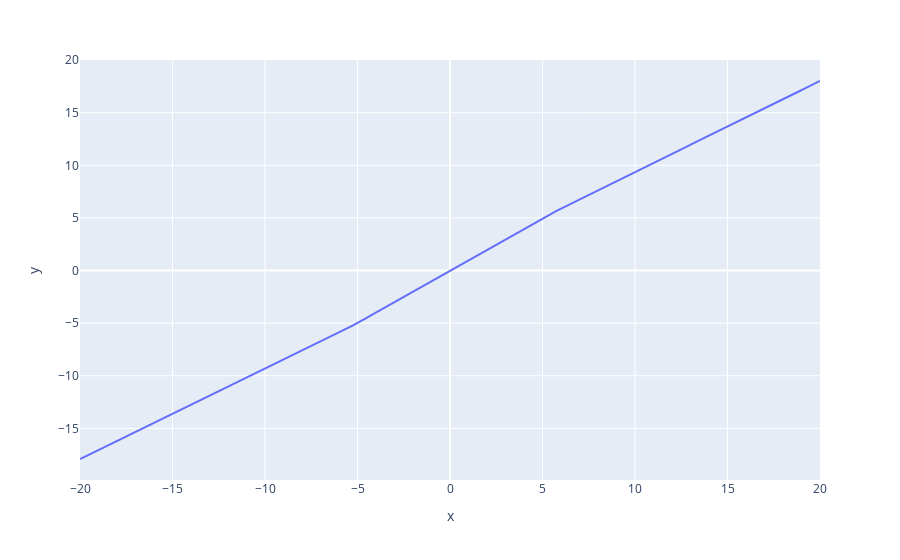
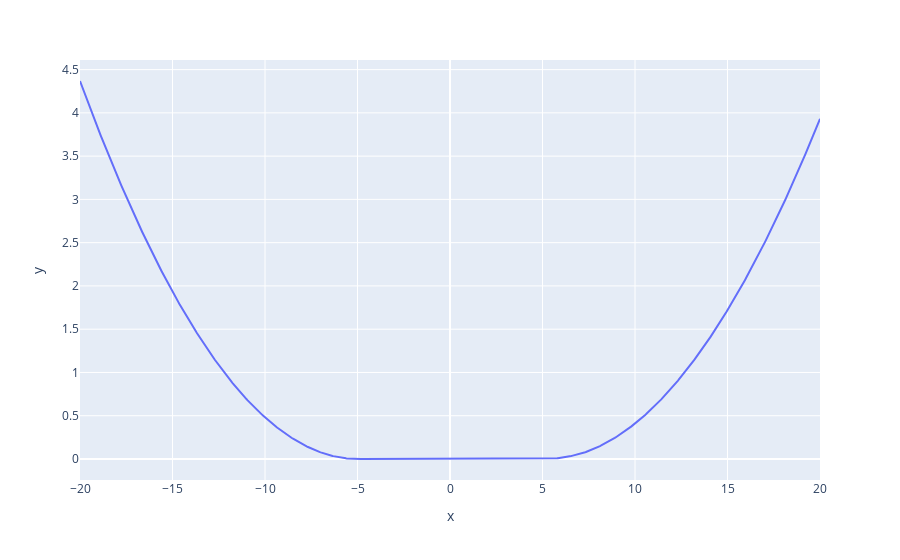

Notebook code cell kept with these figures, in order:
### Code cell
fig = px.line(x=x, y=y)
fig.show()

fig = px.line(x=x, y=differ)
fig.show()

### Figure 1 — Plotly figure (JSON) as saved in the notebook; plotly's stock layout.template omitted (floating-point values rounded to 4 significant figures; data arrays with more than 128 entries replaced by an {"elided": "..."} marker saying what was removed)
{"data": [{"hovertemplate": "x=%{x}<br>y=%{y}<extra></extra>", "legendgroup": "", "line": {"color": "#636efa", "dash": "solid"}, "marker": {"symbol": "circle"}, "mode": "lines", "name": "", "orientation": "v", "showlegend": false, "x": {"elided": "1000 float values"}, "xaxis": "x", "y": {"elided": "1000 float values"}, "yaxis": "y", "type": "scatter"}], "layout": {"xaxis": {"anchor": "y", "domain": [0.0, 1.0], "title": {"text": "x"}}, "yaxis": {"anchor": "x", "domain": [0.0, 1.0], "title": {"text": "y"}}, "legend": {"tracegroupgap": 0}, "margin": {"t": 60}}}

### Figure 2 — Plotly figure (JSON) as saved in the notebook; plotly's stock layout.template omitted (floating-point values rounded to 4 significant figures; data arrays with more than 128 entries replaced by an {"elided": "..."} marker saying what was removed)
{"data": [{"hovertemplate": "x=%{x}<br>y=%{y}<extra></extra>", "legendgroup": "", "line": {"color": "#636efa", "dash": "solid"}, "marker": {"symbol": "circle"}, "mode": "lines", "name": "", "orientation": "v", "showlegend": false, "x": {"elided": "1000 float values"}, "xaxis": "x", "y": {"elided": "1000 float values"}, "yaxis": "y", "type": "scatter"}], "layout": {"xaxis": {"anchor": "y", "domain": [0.0, 1.0], "title": {"text": "x"}}, "yaxis": {"anchor": "x", "domain": [0.0, 1.0], "title": {"text": "y"}}, "legend": {"tracegroupgap": 0}, "margin": {"t": 60}}}
